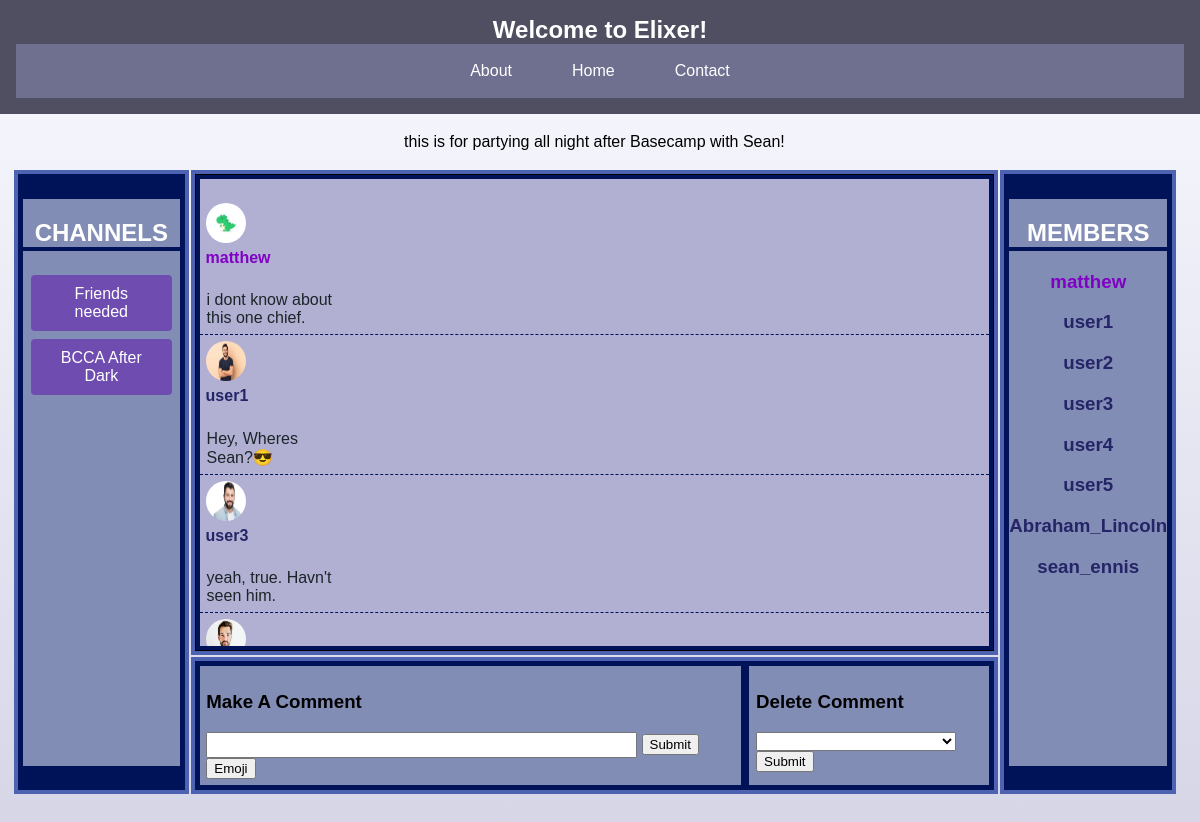
The page /channels/BCCA After Dark/ (signed in) on the database its author committed.
### app/models.py (models this page shows, shortened)
class Channel(models.Model):
    name = models.CharField(max_length=50, unique=True)
    description = models.CharField(max_length=200)
    creator = models.ForeignKey(CustomUser, on_delete=models.CASCADE)
    chat_members = models.ManyToManyField(
        CustomUser, related_name="channels", through="Membership"
    )
    MODE = (("Enabled", "Enabled"), ("Disabled", "Disabled"))
    safe_mode = models.CharField(
        max_length=10,
        choices=MODE,
    )

class Comment(models.Model):
    owner = models.ForeignKey(CustomUser, on_delete=models.CASCADE)
    channel = models.ForeignKey(Channel, on_delete=models.CASCADE)
    message = models.CharField(max_length=300)

class CustomUser(AbstractUser):
    email = models.EmailField(unique=True)
    profile_picture = models.ImageField(
        upload_to="profile_pictures/",
        null=True,
        blank=True,
    )
    groups = models.ManyToManyField(
        Group,
        verbose_name=("groups"),
        blank=True,
        related_name="customuser_set",
        related_query_name="user",
    )
    user_permissions = models.ManyToManyField(
        Permission,
        verbose_name=("user permissions"),
        blank=True,
        related_name="customuser_set",
        related_query_name="user",
    )

### app/views.py (the view, shortened to what this page needs)
# urls.py: path("channels/<str:channel_name>/", channel_view, name="channels"),
@login_required(login_url=login_view)
def channel_view(request, channel_name):
    try:
        you = CustomUser.objects.get(username=request.user.username)
        you_admin = you.groups.filter(name="Admin").exists
        channel_list = Channel.objects.filter(creator=you)
        involved_channels = Channel.objects.filter(chat_members=you).exclude(
            creator=you
        )
        C_List = set()
        for c1 in channel_list:
            C_List.add(c1)
        for c2 in involved_channels:
            C_List.add(c2)
        channel = Channel.objects.get(name=channel_name)
        channel_comments = Comment.objects.filter(channel=channel)
        you = CustomUser.objects.get(username=request.user.username)
        your_comments = Comment.objects.filter(owner=you, channel=channel)
        people_in_channel = channel.chat_members.exclude(id=channel.creator.id)
        context = {
            "channel": channel,
            "members": people_in_channel,
            "owner": channel.creator.username,
            "comments": channel_comments,
            "your_comments": your_comments,
            "all_in": C_List,
            "if_admin": you_admin,
        }
    except:
        return redirect(dashboard)
    return render(request, "channel.html", context)

### app/templates/channel.html (shortened to what this page needs)
{% extends "base.html" %}
{% load static %}
{% block content %}
<table class="ChannelTable">
  <tr class="GETSMALL">
    <td>
    </td>
    <td class="Talign">
      <p>{{ channel.description }}</p>
    </td>
    <td></td>
  </tr>
  <tr>
    <td class="ChannelTD" rowspan="3" >
      <div class="List">
        <h2 class="ListName">CHANNELS</h2>
      {% for a in all_in%}
          <a href="{% url 'channels' a.name %}"><button class="ChannelButton BoxBut">{{ a.name }}</button></a>
      {% endfor %}
      </div>
    </td>
<td class="messageTD">
  <div class="TestingMessages">
<br />
{% for comment in comments %}
{% if comment.owner.username == request.user.username %}
<div class="yourComment">
<table class=" CommentTable">
  <tr>
    <td class="NoPad">
      {% if comment.owner.profile_picture %}
      <img src="{{ comment.owner.profile_picture.url }}" width="40" height="40" class="testingpic"/>
      {% else %}
      <img src="{% static "images/dinosaur_profile_default.jpg" %}" width="40" height="40" class="testingpic">
      {% endif %}
    </td>
  </tr>
  <tr>
    <td class="NoPad">
      {% if comment.owner.username == owner %}
      <h4 class="OwnerL NoPad">{{ comment.owner.username }}<h4>
      {% else %}
      <h4 class="MemberL NoPad">{{ comment.owner.username }}<h4>
      {% endif %}
    </td>
  </tr>
  <tr>
    <td class="TestingTD ">
      <p class="NoPad">{{ comment.message }}</p>
    </td>
  </tr>
</table>
</div>
{% else %}
<div class="comment">
<table class=" CommentTable">
  <tr>
    <td class="NoPad2">
      {% if comment.owner.profile_picture %}
      <img src="{{ comment.owner.profile_picture.url }}" width="40" height="40" class="testingpic"/>
      {% else %}
      <img src="{% static "images/dinosaur_profile_default.jpg" %}" width="40" height="40" class="testingpic">
      {% endif %}
    </td>
  </tr>
  <tr>
    <td class="NoPad2">
      {% if comment.owner.username == owner %}
      <h4 class="OwnerL NoPad2">{{ comment.owner.username }}<h4>
      {% else %}
      <h4 class="MemberL NoPad2">{{ comment.owner.username }}<h4>
      {% endif %}
    </td>
  </tr>
  <tr>
    <td class="TestingTD ">
      <p class="NoPad2">{{ comment.message }}</p>
    </td>
  </tr>
</table>
</div>
{% endif %}
{% endfor %}
<br>
</div>
    </td>
    <td class="MemberTD" rowspan="3">
      <div class="List">
        <h2 class="ListName">MEMBERS</h2>
      <h3 class="OwnerL">{{ owner }}</h3>
      {% for member in members %}
      <h3 class="MemberL">{{ member.username }}</h3>
      {% endfor %}
      </div>
    </td>
  </tr>
  <tr>
  <td class="CreateComment">
    <div class="CommentDiv1 Pad">
    <h3>Make A Comment</h3>
      <form method="POST">
        <input type="text" required name="comment_text" max_length="300" class="CommentBar" />
        <input type="submit"/>
      </form>
      <button id="emojiButton">Emoji</button>
    </div>
    <div class="Pad CommentDiv2">
      <h3>Delete Comment</h3>
      <form method="POST">
        <select name="comment_remove">
          <option></option>
        </select>
        <input type="submit" />
      </form>
    </div>
    </td>
    <td></td>
    <td></td>
  </tr>
</table>
<br />
<br />
{% endblock content %}

### app/static/styles.css (style rules this page uses)
:root { --darker_blue: #4f4f61; --lighter_blue: #6f708f; --border_exterior: #4d62b0; --border_interior: #001359; }
.BoxBut { width: 90%; }
.ChannelButton { background-color: #6f4caf; color: white; border: none; padding: 10px 20px; text-align: center; text-decoration: none; display: inline-block; font-size: 16px; margin: 4px 2px; cursor: pointer; border-radius: 4px; transition: background-color 0.3s ease; }
.GradBod { font-family: "Arial", sans-serif; background-size: cover; background-image: linear-gradient(to bottom, #f9f9ff, #bbbbd5); margin: 0; padding: 0; height: 100%; box-sizing: border-box; background-repeat: no-repeat; background-attachment: fixed; }
.GETSMALL { height: 5pt; }
.ChannelTable { width: 98%; margin-right: auto; margin-left: auto; }
.ChannelTD { width: 15%; height: 100%; border: solid 3pt var(--border_exterior); background-color: var(--border_interior); }
.testingpic { border-radius: 50%; }
.MemberTD { background-color: var(--border_interior); width: 15%; border: solid 3pt var(--border_exterior); }
.ListName { color: white; border-bottom: solid 3pt var(--border_interior); }
.List { background-color: #828db5; border: solid 3pt var(--border_interior); text-align: center; overflow-y: auto; height: 425pt; }
.OwnerL { color: rgb(128, 0, 197); }
.NoPad2 { text-align: left; padding: 0; margin: 0; }
.MemberL { color: rgb(36, 36, 103); }
.TestingMessages { background-color: rgb(177, 176, 211); color: rgb(27, 36, 40); border: solid 3pt rgb(0, 19, 89); height: 350pt; overflow-y: auto; }
.messageTD { vertical-align: top; height: 350pt; border: solid 3pt rgb(77, 98, 176); background-color: black; }
.Pad { padding: 5pt; }
.comment { display: flex; justify-content: flex-start; padding: 3pt; border-bottom: var(--border_interior) dashed 1pt; }
.CommentTable { max-width: 100pt; width: 100pt; word-wrap: break-word; }
.TestingTD { max-width: 500pt; word-wrap: break-word; }
.CommentDiv1 { width: 70%; border: solid 3pt var(--border_interior); background-color: #828db5; }
.CommentDiv2 { border: solid 3pt var(--border_interior); width: 30%; background-color: #828db5; }
.CommentBar { width: 80%; height: 15pt; }
.CreateComment { border: solid 3pt var(--border_exterior); display: flex; justify-content: space-evenly; background-color: var(--border_interior); }
.Talign { text-align: center; }
html { height: 100%; }

### rows shown on the page
Channel: description "this is for partying all night after Basecamp with Sean!", name "BCCA After Dark"
Channel: name "Friends needed"
Comment: owner.username "matthew", message "i dont know about this one chief."
Comment: owner.profile_picture (picture), owner.username "user1", message "Hey, Wheres Sean?😎"
Comment: owner.profile_picture (picture), owner.username "user3", message "yeah, true. Havn't seen him."
Comment: owner.profile_picture (picture)
CustomUser: username "matthew"
CustomUser: username "user1"
CustomUser: username "user2"
CustomUser: username "user3"
CustomUser: username "user4"
CustomUser: username "user5"
CustomUser: username "Abraham_Lincoln"
CustomUser: username "sean_ennis"
